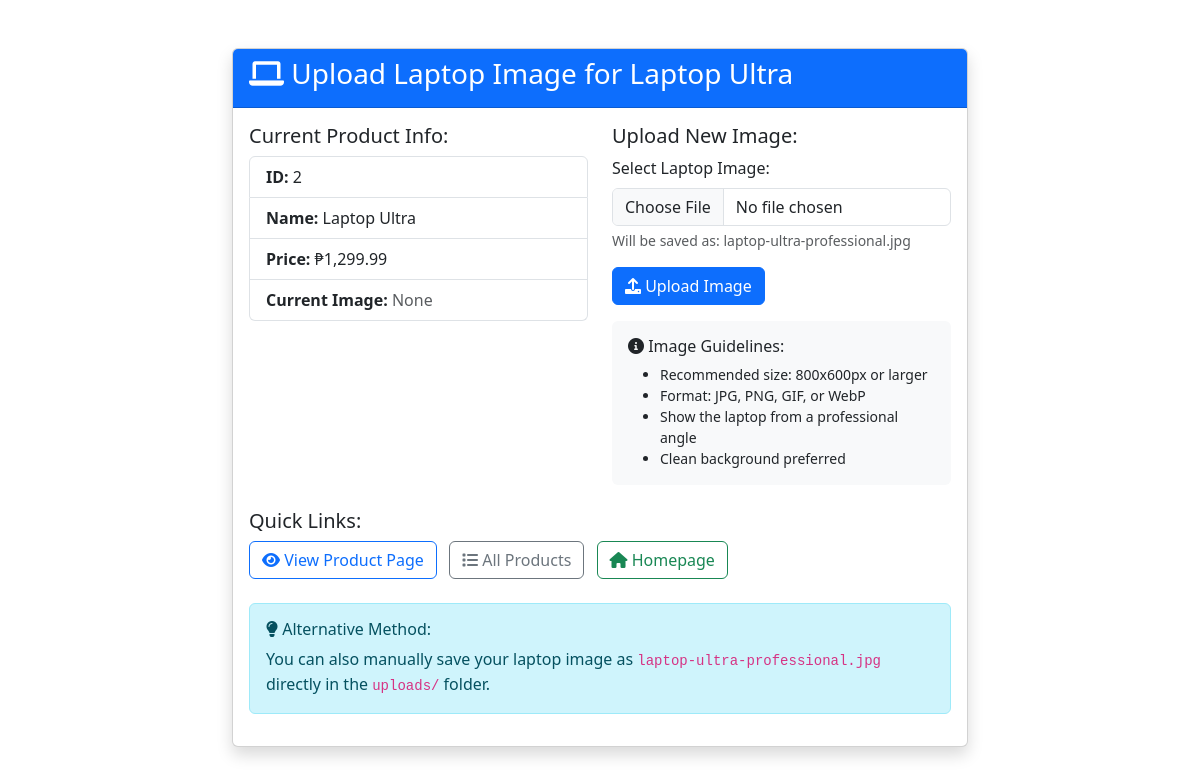
/upload_laptop_image.php, run on an earlier commit of the app's database.
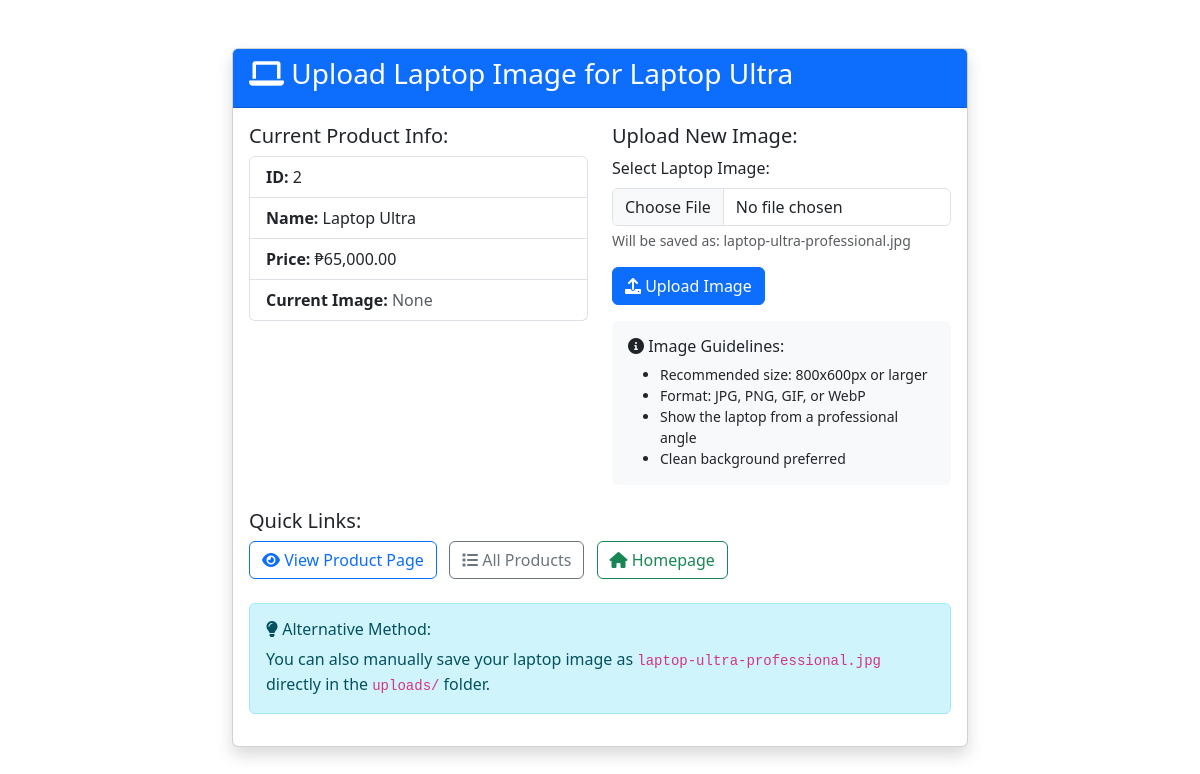
And on a later commit of the database.
### tables this page shows
CREATE TABLE products (
    id INT AUTO_INCREMENT PRIMARY KEY,
    name VARCHAR(255) NOT NULL,
    description TEXT,
    short_description VARCHAR(500),
    sku VARCHAR(100) UNIQUE NOT NULL,
    price DECIMAL(10,2) NOT NULL,
    sale_price DECIMAL(10,2),
    stock_quantity INT DEFAULT 0,
    category_id INT,
    main_image VARCHAR(255),
    weight DECIMAL(8,2),
    dimensions VARCHAR(100),
    is_featured BOOLEAN DEFAULT FALSE,
    is_active BOOLEAN DEFAULT TRUE,
    meta_title VARCHAR(255),
    meta_description TEXT,
    created_at TIMESTAMP DEFAULT CURRENT_TIMESTAMP,
    updated_at TIMESTAMP DEFAULT CURRENT_TIMESTAMP ON UPDATE CURRENT_TIMESTAMP,
    FOREIGN KEY (category_id) REFERENCES categories(id) ON DELETE SET NULL,
    INDEX idx_category (category_id),
    INDEX idx_featured (is_featured),
    INDEX idx_active (is_active)
);

### upload_laptop_image.php (the view, shortened to what the changed rows need)
<?php
require_once 'config/database.php';
$stmt = $pdo->prepare("SELECT * FROM products WHERE id = 2");
$stmt->execute();
$product = $stmt->fetch(PDO::FETCH_ASSOC);
?>
<!DOCTYPE html>
<html lang="en">
<head>
    <link href="https://cdn.jsdelivr.net/npm/bootstrap@5.3.0/dist/css/bootstrap.min.css" rel="stylesheet">
    <link href="https://cdnjs.cloudflare.com/ajax/libs/font-awesome/6.0.0/css/all.min.css" rel="stylesheet">
</head>
<body>
    <div class="container my-5">
        <div class="row justify-content-center">
            <div class="col-md-8">
                <div class="card shadow">
                    <div class="card-body">
                        <div class="row">
                            <div class="col-md-6">
                                <ul class="list-group">
                                    <li class="list-group-item"><strong>ID:</strong> <?php echo $product['id']; ?></li>
                                    <li class="list-group-item"><strong>Name:</strong> <?php echo htmlspecialchars($product['name']); ?></li>
                                    <li class="list-group-item"><strong>Price:</strong> ₱<?php echo number_format($product['price'], 2); ?></li>
                                    <li class="list-group-item"><strong>Current Image:</strong>
                                        <?php if ($product['main_image']): ?>
                                            <?php echo $product['main_image']; ?>
                                            <?php if (file_exists('uploads/' . $product['main_image'])): ?>
                                                <span class="badge bg-success">File Exists</span>
                                            <?php else: ?>
                                                <span class="badge bg-warning">File Missing</span>
                                            <?php endif; ?>
                                        <?php else: ?>
                                            <span class="text-muted">None</span>
                                        <?php endif; ?>
                                    </li>
                                </ul>
                            </div>
                        </div>
                    </div>
                </div>
            </div>
        </div>
    </div>
</body>
</html>

What changed in the data, as far as the page shows it:
changed products "Laptop Ultra": price "1,299.99" → "65,000.00"
